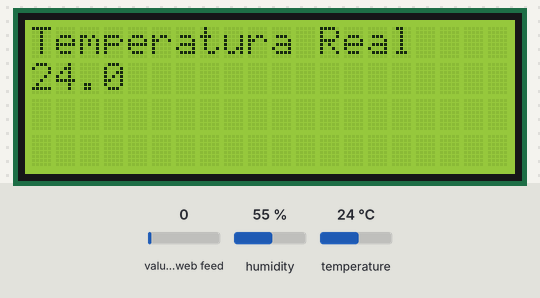
Recording of a program running on a simulated ESP32 board running MicroPython. Shown: 20×4 character LCD. Wiring (from the project's diagram.json): DHT22 sensor on GPIO 4. Inputs (shaded band) come from the test bench; at power-on: temperature 24 °C, value of the web feed 0, humidity 55 %. WiFi joins after 1.5 s; requests to the public web service named in the program get a made-up reply in its usual format after 0.4 s (London, UTC, broken clouds, 64 % humidity, 1013 hPa unless stated); library files of the repository ran but are not shown: lcd_api.py, i2c_lcd.py; what the program prints to the serial console is not drawn.

Above: at 3.6 s.
3.7 s: temperature set to 12 °C
At 6.4 s:
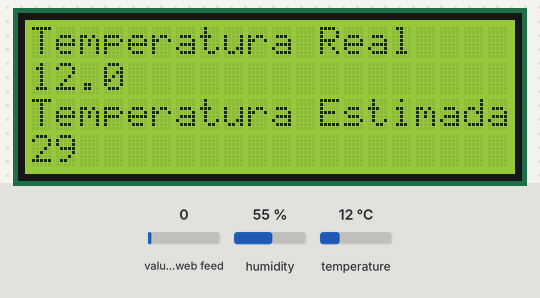
7.3 s: temperature set to 19 °C
9.8 s: temperature set to 28 °C
At 11.9 s:
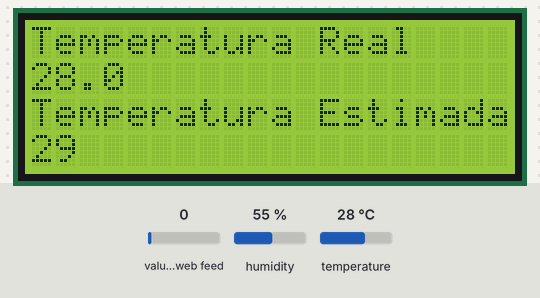
Timing chart, 0 to 13.4 s (numbered marks = the images above; inputs shaded):
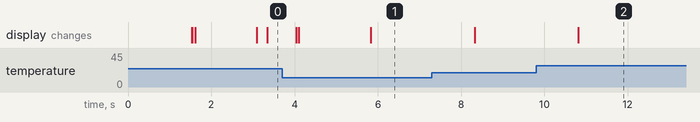

Measured:
- after the input at 9.8 s, the display: changes after 1.0 s (image 2)

The program:

main.py
```python
import network
import urequests
import machine
from machine import Pin, RTC, SoftI2C
import ntptime
import time
from time import sleep

import dht                  # Librerias del sensor DTH11/22
from lcd_api import LcdApi  # Librerias de pantalla LCD
from i2c_lcd import I2cLcd

# Configuracion de la Red
wlan = network.WLAN(network.STA_IF)
wlan.active(True)
wlan.connect("Wokwi-GUEST","") # Setear con la Red Wifi (nombre, contraseña)
while not wlan.isconnected():
  pass

# Direccion de la base de datos en tiempo real
URL = "https://retoequipo1-3f172-default-rtdb.firebaseio.com/Reto_Equipo1/.json"
URL_hora = "https://retoequipo1-3f172-default-rtdb.firebaseio.com/Reto_Equipo1/hora.json"

# Inicializacion el sensor
sensor = dht.DHT22(Pin(4))

# Inicializacion de la pantalla LCD
I2C_ADDR = 0x27
totalRows = 4
totalColumns = 20

i2c = SoftI2C(scl=Pin(22), sda=Pin(21), freq=10000)     #initializing the I2C method for ESP32
#i2c = I2C(scl=Pin(5), sda=Pin(4), freq=10000)          #initializing the I2C method for ESP8266
lcd = I2cLcd(i2c, I2C_ADDR, totalRows, totalColumns)

# Funcion para imprimir en la LCD
def lcd_str(message, col, row):
    lcd.move_to(col, row) # Ubicacion
    lcd.putstr(message)   # Mensaje

while True:

    #Subir temperatura a la base de datos
    try:
        sleep(1)
        #Temperatura real - lectura sensor
        sensor.measure()
        temp = sensor.temperature()
        #Publicacion de la lectura
        temp_real_data = "{\"temp_real\":\"" + str(temp) + "\"}"
        temp_real = urequests.patch(URL, data=temp_real_data)
        res_real = temp_real.json()
        print(res_real)
        #Display
        lcd_str("Temperatura Real",0,0)
        lcd_str(str(temp),0,1)

    except OSError as e:
        print('Failed to read sensor.')

    #Request de estimacion
    try:
        #Request de la hora
        response = urequests.get(URL_hora)
        data = response.json()

        #Publicar Temperatura estimada por el modelo
        #temp_est_data = "{\"temp_est\":\"" + str(temp[0]) + "\"}"
        #temp_est = urequests.patch(URL, data=temp_est_data)
        #res_est = temp_est.json()
        #print(res_est)
        lcd_str("Temperatura Estimada:",0,2)
        lcd_str("29",0,3)

    except Exception as e:
        print(f"Error al obtener datos: {str(e)}")
```
